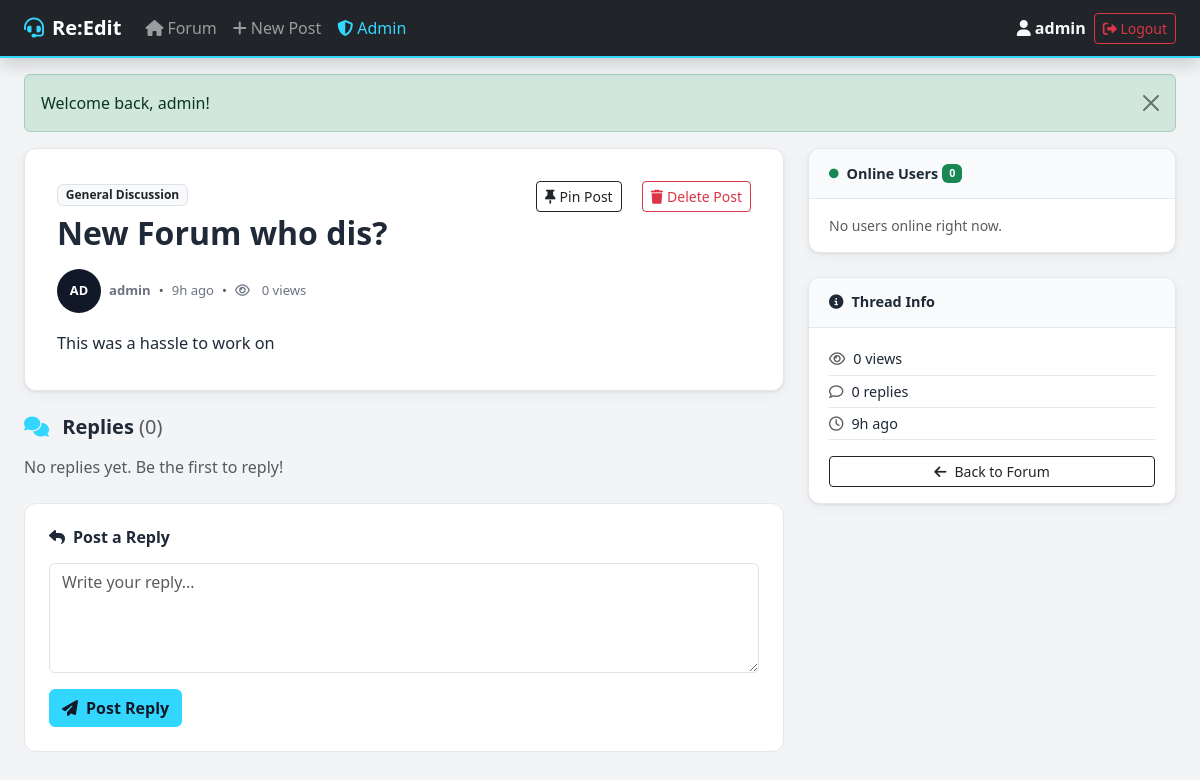
The app's page /forum/index.php?page=forum&action=post&id=2 (signed in) with its own data.
### tables this page shows
CREATE TABLE posts (
    id INT AUTO_INCREMENT PRIMARY KEY,
    user_id INT NOT NULL,
    category_id INT NOT NULL,
    title VARCHAR(255) NOT NULL,
    content TEXT NOT NULL,
    is_pinned TINYINT(1) DEFAULT 0,
    is_locked TINYINT(1) DEFAULT 0,
    views INT DEFAULT 0,
    created_at DATETIME DEFAULT CURRENT_TIMESTAMP,
    updated_at DATETIME DEFAULT CURRENT_TIMESTAMP ON UPDATE CURRENT_TIMESTAMP,
    FOREIGN KEY (user_id) REFERENCES users(id) ON DELETE CASCADE,
    FOREIGN KEY (category_id) REFERENCES categories(id) ON DELETE CASCADE
);

CREATE TABLE users (
    id INT AUTO_INCREMENT PRIMARY KEY,
    username VARCHAR(50) NOT NULL UNIQUE,
    email VARCHAR(100) NOT NULL UNIQUE,
    password VARCHAR(255) NOT NULL,
    role ENUM('user','mod','admin') NOT NULL DEFAULT 'user',
    bio TEXT DEFAULT NULL,
    is_online TINYINT(1) DEFAULT 0,
    last_seen DATETIME DEFAULT NULL,
    created_at DATETIME DEFAULT CURRENT_TIMESTAMP
);

CREATE TABLE categories (
    id INT AUTO_INCREMENT PRIMARY KEY,
    name VARCHAR(100) NOT NULL,
    description TEXT,
    icon VARCHAR(50) DEFAULT 'fa-comments',
    sort_order INT DEFAULT 0
);

### forum/controllers/ForumController.php (called while the page is built, shortened)
<?php
class ForumController {
    private $postModel;
    public function __construct() {
        require_once 'models/Post.php';
        $this->postModel     = new Post();
    }
    public function viewPost() {
        $id = (int)($_GET['id'] ?? 0);
        $post        = $this->postModel->findById($id);
        $this->postModel->incrementViews($id);
        $replies      = $this->postModel->getReplies($id);
        require 'views/forum/post.php';
    }
}

### forum/config/app.php (called while the page is built, shortened)
<?php
function getFlash() {
    $f = $_SESSION['flash']; unset($_SESSION['flash']); return $f;
}
function currentUser() { return $_SESSION['user'] ?? null; }
function hasRole() {
    $roles = func_get_args();
    $user = currentUser();
    return $user && in_array($user['role'], $roles);
}
function e($s) { return htmlspecialchars($s, ENT_QUOTES, 'UTF-8'); }
function timeAgo($dt) {
    $diff = (new DateTime())->diff(new DateTime($dt));
    if ($diff->h) return $diff->h.'h ago';
    return 'just now';
}

### forum/models/Post.php (called while the page is built, shortened)
<?php
class Post {
    private $db;
    public function __construct() { $this->db = Database::getInstance(); }
    public function findById($id) {
        $stmt = $this->db->prepare(
            "SELECT p.*, u.username, u.role as user_role, c.name as category_name
             FROM posts p JOIN users u ON p.user_id=u.id
             JOIN categories c ON p.category_id=c.id
             WHERE p.id=? LIMIT 1"
        );
        $stmt->bind_param('i', $id);
        $stmt->execute();
        return $stmt->get_result()->fetch_assoc();
    }
    public function incrementViews($id) {
        $this->db->query("UPDATE posts SET views=views+1 WHERE id=" . (int)$id);
    }
    public function getReplies($postId) {
        $stmt = $this->db->prepare(
            "SELECT r.*, u.username, u.role as user_role
             FROM replies r JOIN users u ON r.user_id=u.id
             WHERE r.post_id=? ORDER BY r.created_at ASC"
        );
        $stmt->bind_param('i', $postId);
        $stmt->execute();
        return $stmt->get_result()->fetch_all(MYSQLI_ASSOC);
    }
}

### forum/config/database.php (called while the page is built, shortened)
<?php
class Database {
    private static $instance = null;
    private $connection;
    private function __construct() {
        $this->connection = new mysqli(DB_HOST, DB_USER, DB_PASS, DB_NAME);
        $this->connection->set_charset('utf8mb4');
    }
    public static function getInstance() {
        if (self::$instance === null) self::$instance = new Database();
        return self::$instance;
    }
    public function prepare($sql) { return $this->connection->prepare($sql); }
}

### forum/views/forum/post.php (the view, shortened to what this page needs)
<?php require 'views/layouts/header.php'; ?>
<div class="row g-4">
  <div class="col-lg-8">
    <div class="post-full-card mb-4">
      <div class="d-flex justify-content-between align-items-start mb-3">
        <div>
          <span class="badge bg-light text-dark border mb-2"><?= e($post['category_name']) ?></span>
          <h2 class="fw-bold mb-0"><?= e($post['title']) ?></h2>
        </div>
        <div>
            <?php if (hasRole('mod','admin')): ?>
                <?php if ($post['is_pinned']): ?>
                <a href="<?= URLROOT ?>/index.php?page=forum&action=pin&id=<?= $post['id'] ?>"
                class="btn btn-outline-dark btn-sm ms-3"
                onclick="return confirm('Unpin this post?')">
                    <i class="fa-solid fa-thumbtack-slash me-1"></i>Unpin Post
                </a>
                <?php else: ?>
                    <a href="<?= URLROOT ?>/index.php?page=forum&action=pin&id=<?= $post['id'] ?>"
                class="btn btn-outline-dark btn-sm ms-3"
                onclick="return confirm('Pin this post?')">
                    <i class="fa-solid fa-thumbtack me-1"></i>Pin Post
                </a>
                <?php endif; ?>
            <a href="<?= URLROOT ?>/index.php?page=forum&action=delete&id=<?= $post['id'] ?>"
            class="btn btn-outline-danger btn-sm ms-3"
            onclick="return confirm('Delete this post?')">
            <i class="fa-solid fa-trash me-1"></i>Delete Post
            </a>
            <?php endif; ?>
        </div>
      </div>
      <div class="d-flex align-items-center gap-2 mb-3 post-meta">
        <div class="avatar-circle"><?= strtoupper(substr($post['username'],0,2)) ?></div>
        <strong><?= e($post['username']) ?></strong>
        <span class="text-muted">&bull;</span>
        <span><?= timeAgo($post['created_at']) ?></span>
        <span class="text-muted">&bull;</span>
        <i class="fa-regular fa-eye me-1"></i><?= $post['views'] ?> views
      </div>
      <div class="post-body"><?= nl2br(e($post['content'])) ?></div>
    </div>
    <h5 class="fw-bold mb-3" id="replies">
      <i class="fa-solid fa-comments me-2" style="color:var(--brand)"></i>
      Replies <span class="text-muted fw-normal">(<?= count($replies) ?>)</span>
    </h5>
    <?php if (empty($replies)): ?>
    <p class="text-muted">No replies yet. Be the first to reply!</p>
    <?php endif; ?>
    <?php if (!$post['is_locked']): ?>
    <div class="reply-form-card mt-4">
      <h6 class="fw-bold mb-3"><i class="fa-solid fa-reply me-2"></i>Post a Reply</h6>
      <form method="POST" action="<?= URLROOT ?>/index.php?page=forum&action=reply">
        <textarea name="content" class="form-control mb-3" rows="4" placeholder="Write your reply..." required></textarea>
        <button type="submit" class="btn btn-brand fw-semibold">
          <i class="fa-solid fa-paper-plane me-2"></i>Post Reply
        </button>
      </form>
    </div>
    <?php else: ?>
    <div class="alert alert-secondary mt-4"><i class="fa-solid fa-lock me-2"></i>This thread is locked.</div>
    <?php endif; ?>
  </div>
  <div class="col-lg-4">
    <?php require 'views/layouts/online.php'; ?>
    <div class="sidebar-card">
      <div class="sidebar-card-header"><i class="fa-solid fa-info-circle me-2"></i>Thread Info</div>
      <div class="sidebar-card-body">
        <div class="thread-stat"><i class="fa-regular fa-eye me-2 text-muted"></i><?= $post['views'] ?> views</div>
        <div class="thread-stat"><i class="fa-regular fa-comment me-2 text-muted"></i><?= count($replies) ?> replies</div>
        <div class="thread-stat"><i class="fa-regular fa-clock me-2 text-muted"></i><?= timeAgo($post['created_at']) ?></div>
        <div class="mt-3">
          <a href="<?= URLROOT ?>/index.php?page=forum" class="btn btn-sm btn-outline-dark w-100">
            <i class="fa-solid fa-arrow-left me-2"></i>Back to Forum
          </a>
        </div>
      </div>
    </div>
  </div>
</div>
<?php require 'views/layouts/footer.php'; ?>

### forum/views/layouts/header.php (shortened to what this page needs)
<?php $flash = getFlash(); $user = currentUser(); ?>
<!DOCTYPE html>
<html lang="en">
<head>
<link rel="stylesheet" href="https://cdnjs.cloudflare.com/ajax/libs/bootstrap/5.3.2/css/bootstrap.min.css">
<link rel="stylesheet" href="https://cdnjs.cloudflare.com/ajax/libs/font-awesome/6.7.2/css/all.min.css">
<link rel="stylesheet" href="<?= URLROOT ?>/public/css/style.css">
</head>
<body>
<nav class="navbar navbar-expand-lg navbar-dark bg-dark sticky-top shadow">
  <div class="container-fluid px-4">
    <a class="navbar-brand fw-bold" href="<?= URLROOT ?>/index.php?page=forum">
        <i class="fa-solid fa-headset me-2" style="color: var(--brand)" ></i><?= APPNAME ?>
    </a>
    <div class="collapse navbar-collapse" id="navMain">
      <ul class="navbar-nav me-auto mb-2 mb-lg-0">
        <li class="nav-item">
          <a class="nav-link" href="<?= URLROOT ?>/index.php?page=forum"><i class="fa-solid fa-home me-1"></i>Forum</a>
        </li>
        <li class="nav-item">
          <a class="nav-link" href="<?= URLROOT ?>/index.php?page=forum&action=create"><i class="fa-solid fa-plus me-1"></i>New Post</a>
        </li>
        <?php if (hasRole('admin')): ?>
        <li class="nav-item">
          <a class="nav-link" style="color:var(--brand)" href="<?= URLROOT ?>/index.php?page=admin"><i class="fa-solid fa-shield-halved me-1"></i>Admin</a>
        </li>
        <?php endif; ?>
      </ul>
      <?php if ($user): ?>
      <div class="d-flex align-items-center gap-2">
        <span class="text-light fw-semibold"><i class="fa-solid fa-user me-1"></i><?= e($user['username']) ?></span>
        <a href="<?= URLROOT ?>/index.php?page=logout" class="btn btn-outline-danger btn-sm"><i class="fa-solid fa-right-from-bracket"></i> Logout</a>
      </div>
      <?php endif; ?>
    </div>
  </div>
</nav>
<div class="container-fluid px-4 mt-3">
<?php if ($flash): ?>
<div class="alert alert-<?= e($flash['type']) ?> alert-dismissible fade show" role="alert">
  <?= $flash['message'] ?>
  <button type="button" class="btn-close" data-bs-dismiss="alert"></button>
</div>
<?php endif; ?>

### forum/public/css/style.css (style rules this page uses)
:root { --brand: #33d6ff; --brand-dark: #0075b4; --dark: #111827; --surface: #ffffff; --border: #e5e7eb; --text: #1f2937; --text-muted: #6b7280; --success: #10b981; --danger: #ef4444; --radius: 12px; --shadow: 0 1px 3px rgba(0,0,0,0.08), 0 4px 16px rgba(0,0,0,0.04); }
body { font-family: 'Segoe UI', system-ui, sans-serif; background: #f3f4f6; color: var(--text); }
.navbar { border-bottom: 2px solid var(--brand); }
.btn-brand { background-color: var(--brand); border-color: var(--brand); color: var(--dark); font-weight: 600; }
.post-meta { font-size: 0.82rem; color: var(--text-muted); display: flex; align-items: center; flex-wrap: wrap; gap: 0.15rem; }
.post-full-card { background: white; border-radius: var(--radius); padding: 2rem; border: 1px solid var(--border); box-shadow: var(--shadow); }
.post-body { line-height: 1.8; font-size: 1.02rem; white-space: pre-wrap; }
.reply-form-card { background: white; border-radius: var(--radius); padding: 1.5rem; border: 1px solid var(--border); }
.sidebar-card { background: white; border-radius: var(--radius); border: 1px solid var(--border); box-shadow: var(--shadow); overflow: hidden; }
.sidebar-card-header { padding: 0.85rem 1.25rem; background: #f9fafb; border-bottom: 1px solid var(--border); font-weight: 700; font-size: 0.9rem; display: flex; align-items: center; }
.sidebar-card-body { padding: 1rem 1.25rem; }
.avatar-circle { width: 44px; height: 44px; border-radius: 50%; background: var(--dark); color: white; display: flex; align-items: center; justify-content: center; font-size: 0.8rem; font-weight: 800; flex-shrink: 0; }
.thread-stat { padding: 0.3rem 0; font-size: 0.9rem; border-bottom: 1px solid var(--border); }

### records on screen
posts: user.username "admin", category.name "General Discussion", title "New Forum who dis?", user.username "AD", created_at "9h ago", views "0", content "This was a hassle to work on"

### other values on screen
APPNAME "Re:Edit"
$flash['message'] "Welcome back, admin!"
count($replies) "0"
count($onlineUsers) "0"
